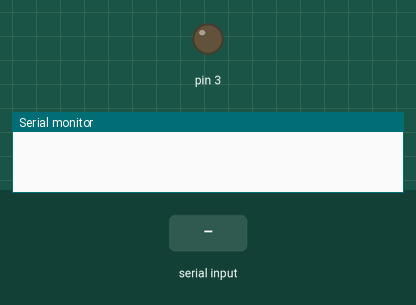
The sketch below on a simulated Arduino Uno, built with avr-gcc and run on an emulated ATmega328P. Parts: output pins drawn as LEDs (lit = HIGH), the last lines printed to the serial monitor. The inputs (shaded band) are chosen by the test bench.

Above: at 1.2 s.
1.3 s: "90,45\n" received over Serial
At 2.1 s:
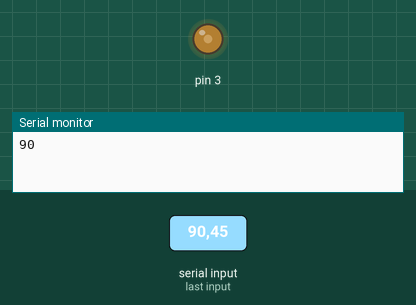
3.8 s: "30,150\n" received over Serial
At 6.0 s:
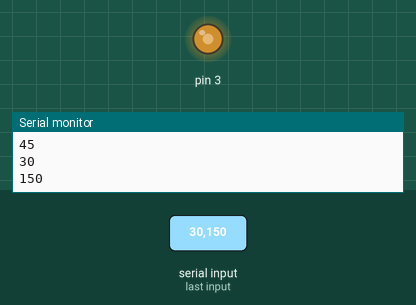
6.3 s: "200\n" received over Serial
At 7.3 s:
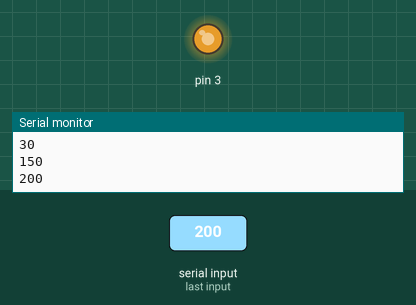
9.3 s: "90\n" received over Serial
At 9.6 s:
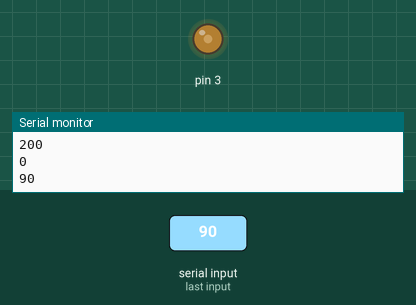
Timing chart, 0 to 12.8 s (numbered marks = the images above; inputs shaded):
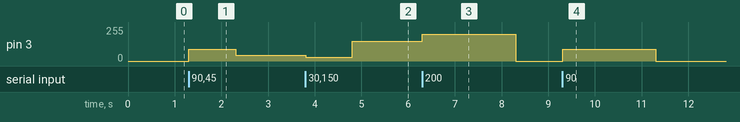

The sketch:

serial-analog.ino
```cpp
void setup() {
  Serial.begin(9600);  //통신속도 조절
  pinMode(3, OUTPUT);
}
void loop() {
  if (Serial.available()) {
    long value = Serial.parseInt();
    Serial.println(value);

  analogWrite(3, value);
  delay(1000);}
}
```

Measured:
- after the input at 1.3 s, pin 3: 0/255 → 90/255 at once, → 45/255 1.0 s later
- after the input at 3.8 s, pin 3: 45/255 → 30/255 at once, → 150/255 1.0 s later
- after the input at 6.3 s, pin 3: 150/255 → 200/255 at once, → 0/255 2.0 s later
- after the input at 9.3 s, pin 3: 0/255 → 90/255 at once, → 0/255 2.0 s later
